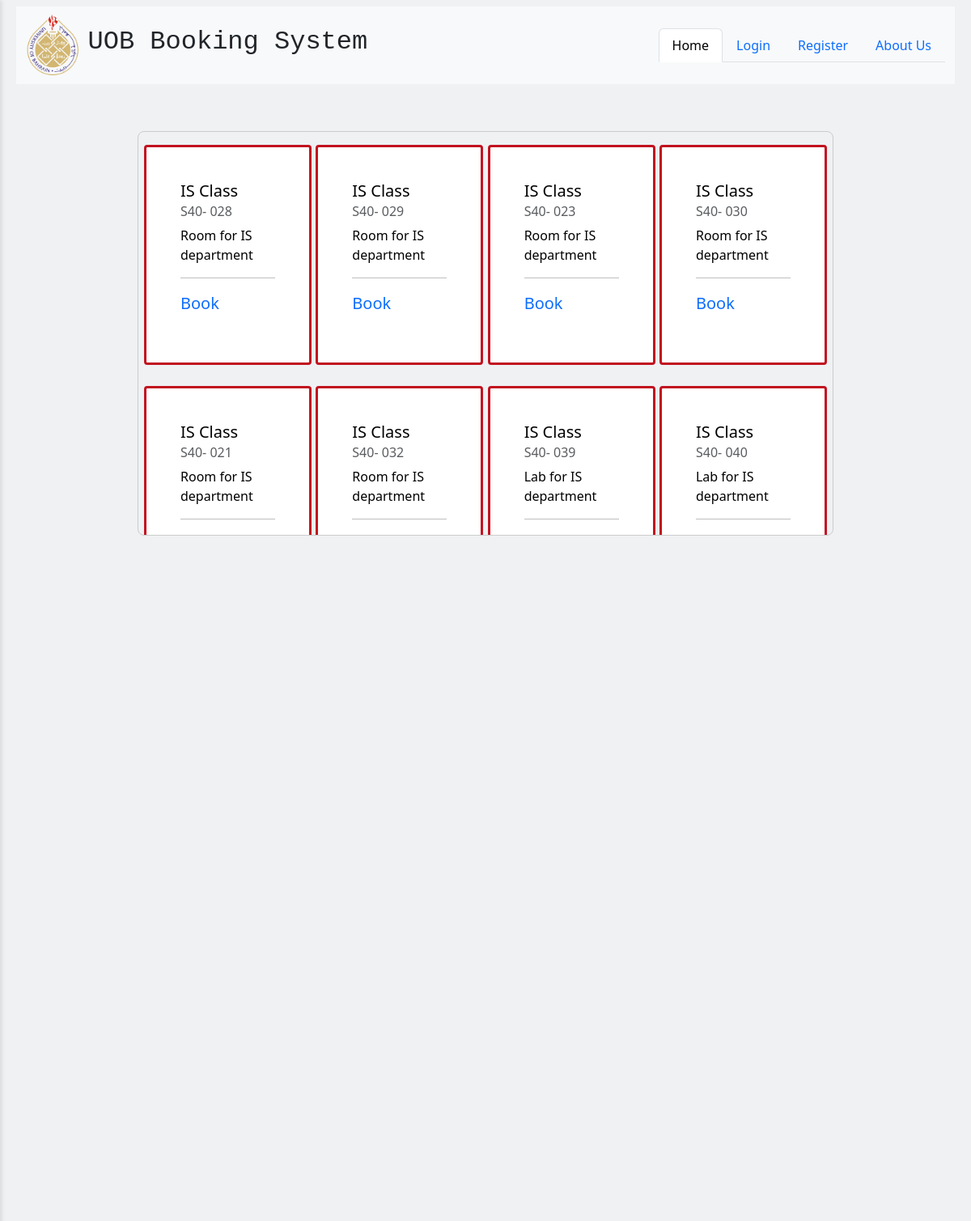
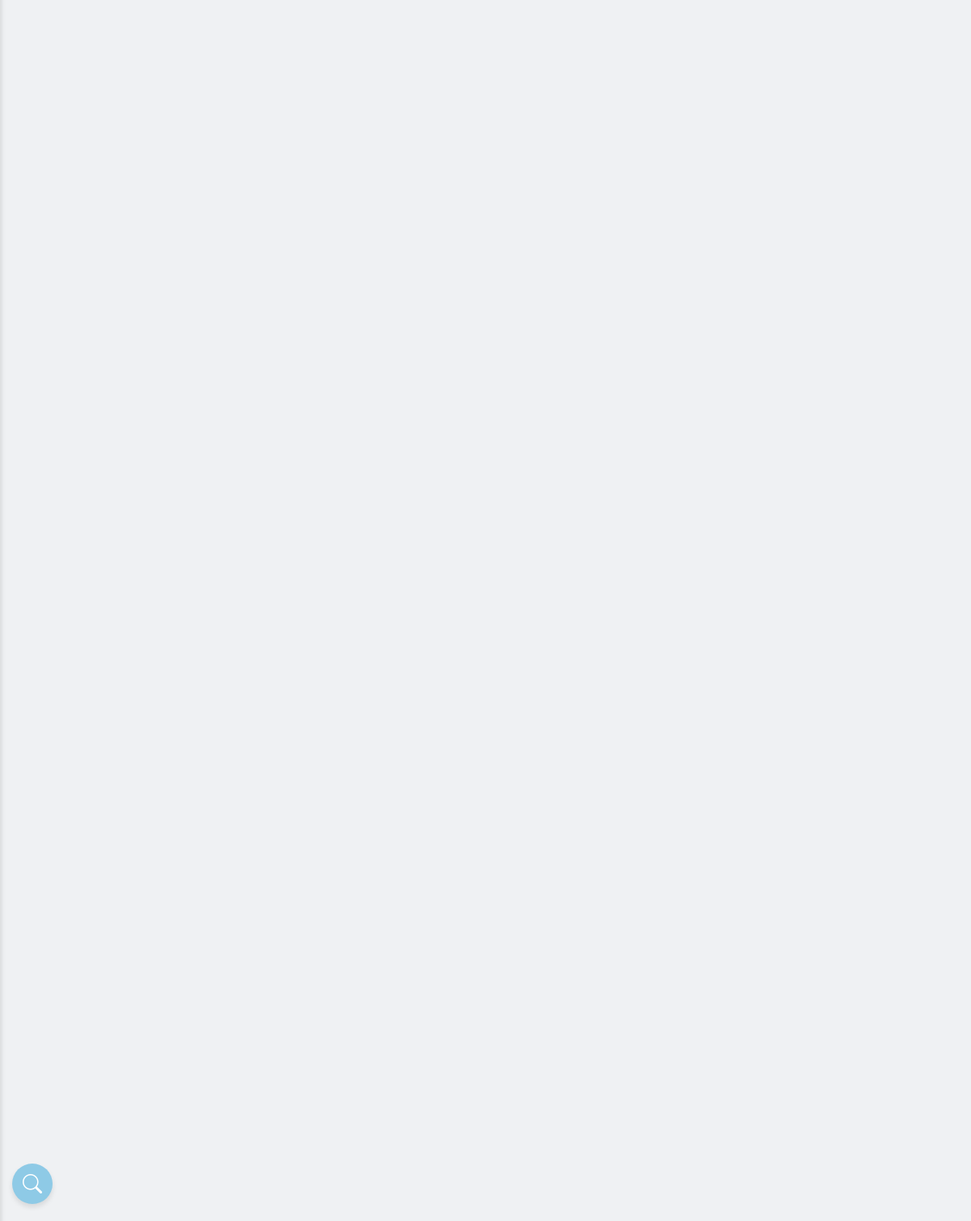
The page / on the database its author committed (2 pictures, top to bottom).
### tables this page shows
CREATE TABLE `rooms` (
  `number` text NOT NULL,
  `Capacity` int(11) NOT NULL,
  `Room_ID` int(11) NOT NULL,
  `Type` text NOT NULL,
  `Description` text NOT NULL,
  `floor` int(11) NOT NULL,
  `department` text NOT NULL,
  `Available_From` time NOT NULL DEFAULT '08:00:00',
  `Available_To` time NOT NULL DEFAULT '20:00:00'
);

### index.php (the view, shortened to what this page needs)
<?php
$loggedin = false;
?>
<!DOCTYPE html>
<html lang="en">
<head>
  <link href="https://cdn.jsdelivr.net/npm/bootstrap@5.3.3/dist/css/bootstrap.min.css" rel="stylesheet"
 />
  <link href="https://cdnjs.cloudflare.com/ajax/libs/font-awesome/5.15.4/css/all.min.css" rel="stylesheet">
  <link href="https://cdn.jsdelivr.net/npm/bootstrap-icons/font/bootstrap-icons.css" rel="stylesheet">
  <link rel="stylesheet" href="css/styles.css">
</head>
<body>
  <div class="container-fluid">
    <header>
      <div class="container-fluid p-2">
        <nav class="navbar navbar-expand-lg bg-body-tertiary">
          <div class="container-fluid">
            <img src="static\UOBLogo.png" alt="UOB" id="UOBLogo" />
            <h2 style="font-family: Lucida Console, Courier New, monospace;">UOB Booking System</h2>
            <div class="collapse navbar-collapse" id="navbarNav">
              <ul class="nav nav-tabs">
                <?php if ($loggedin): ?>
                  <li class="nav-item">
                    <a class="nav-link active" aria-current="page" href="#">Home</a>
                  </li>
                  <li class="nav-item">
                    <a class="nav-link" href="profile/profile.php">Profile</a>
                  </li>
                  <li class="nav-item">
                    <a class="nav-link" href="Dashboard/dashboard.php">Dashboard</a>
                  </li>
                  <?php if (isset($_SESSION['role']) && $_SESSION['role'] == "Admin"): ?>
                    <li class="nav-item">
                      <a class="nav-link" href="admin/adminDash.php">Admin</a>
                    </li>
                  <?php endif; ?>
                  <li class="nav-item">
                    <a class="nav-link" href="AboutUs.php">About Us</a>
                  </li>
                  <li class="nav-item">
                    <a class="nav-link" href="Registration/logout.php">logout</a>
                  </li>
                <?php else: ?>
                  <li class="nav-item">
                    <a class="nav-link active" aria-current="page" href="#">Home</a>
                  </li>
                  <li class="nav-item">
                    <a class="nav-link" href="Registration/login.html">Login</a>
                  </li>
                  <li class="nav-item">
                    <a class="nav-link" href="Registration/register.html">Register</a>
                  </li>
                  <li class="nav-item">
                    <a class="nav-link" href="AboutUs.php">About Us</a>
                  </li>
                <?php endif; ?>
              </ul>
            </div>
          </div>
        </nav>
      </div>
    </header>
    <main>
      <div class="row g-50">
        <div id="searchSidebar" class="search-sidebar">
          <div id="openSidebar" class="toggle-icon">
            <i class="bi bi-search"></i>
          </div>
        </div>
        <div class="col-lg-9 container">
          <div class="scrollable-container" id="cardsSection">
            <?php
            include('database/db.php');
            $sql = "SELECT * FROM rooms";
            $stmt = $pdo->prepare($sql);
            $stmt->execute();
            if ($stmt->rowCount() > 0) {
              while ($row = $stmt->fetch(PDO::FETCH_ASSOC)) {
                $class_name = $row['department'] . " Class";
                $class_subtitle = "S40- " . $row['number'];
                $class_description = $row['Description'];
                $card_color = "";
                switch ($row['department']) {
                  case "CE":
                    $card_color = " border-color: #023e8a; color: #000000; border-width: medium;";
                    break;
                  case "CS":
                    $card_color = " border-color:#F8DE7E ; color: #000000; border-width: medium; ";
                    break;
                  case "IS":
                    $card_color = " border-color: #c1121f;  color: #000000 ; border-width: medium;";
                    break;
                }
                ?>
                <div class="col-lg-3 row g-3">
                  <a href="room_details.php?Room_ID=<?php echo $row['Room_ID']; ?>" class="nav-link card-link">
                    <div class="card" style=" <?php echo $card_color ?> ;">
                      <div class="card-body m-3">
                        <h5 class="card-title"><?php echo $class_name; ?></h5>
                        <h6 class="card-subtitle mb-2 text-muted"><?php echo $class_subtitle; ?></h6>
                        <p class="card-text">
                          <?php echo $class_description; ?>
                        </p>
                        <hr>
                        <a href="Booking/new_reservation.php?room_id=<?php echo $row['Room_ID']; ?>" class="book-link">
                          <p class="book-link">Book</p>
                        </a>
                      </div>
                    </div>
                  </a>
                </div>
                <?php
              }
            } else {
              echo "No classes available.";
            }
            ?>
          </div>
        </div>
      </div>
    </main>
  </div>
</body>
</html>

### css/styles.css (style rules this page uses)
:root { --whitish: #EFF1F3; --blue: #8ebfd5; --yellow: #FED766; --red:#a4161a; }
body { background-color: #EFF1F3; }
h2 { font-family: "Comic Sans MS", "Comic Sans", cursive; margin-left: 10px; display: inline-block; }
#UOBLogo { height: 80px; width: auto; vertical-align: middle; }
.card-link { display: block; text-decoration: none; align-items: center; }
.book-link { display: inline-block; text-align: center; border-radius: 5px; font-size: 1.25rem; text-decoration: none; }
.container { margin-top:30px; display: flex; justify-content: center; padding: 20px; }
.scrollable-container { display: flex; flex-wrap: wrap; justify-content: space-between; max-width: 100%; height: 500px; overflow-y: auto; padding-left: 15px; padding-right: 15px; border: 1px solid #ccc; border-radius: 8px; }
.card { width: 18rem; margin-bottom: 10px; padding: 10px; border: 1px solid #ddd; border-radius: 4px; color: #272727; }
.search-sidebar { position: fixed; top: 0; left: -300px; width: 300px; height: 100%; background: #f8f9fa; box-shadow: 2px 0 5px rgba(0, 0, 0, 0.1); transition: left 0.3s ease; overflow-y: auto; z-index: 1050; }
.toggle-icon { position: fixed; top: 50%; left: 15px; transform: translateY(-50%); background-color: #8ecae6; color: #ffffff; width: 50px; height: 50px; border-radius: 50%; display: flex; align-items: center; justify-content: center; box-shadow: 0 4px 6px rgba(0, 0, 0, 0.1); cursor: pointer; transition: background-color 0.3s, transform 0.3s, left 0.3s; }
.toggle-icon i { font-size: 24px; transition: transform 0.3s ease; }

### rows shown on the page
rooms: department "IS Class", number "S40- 028", Description "Room for IS department"
rooms: department "IS Class", number "S40- 029", Description "Room for IS department"
rooms: department "IS Class", number "S40- 023", Description "Room for IS department"
rooms: department "IS Class", number "S40- 030", Description "Room for IS department"
rooms: department "IS Class", number "S40- 021", Description "Room for IS department"
rooms: department "IS Class", number "S40- 032", Description "Room for IS department"
rooms: department "IS Class", number "S40- 039", Description "Lab for IS department"
rooms: department "IS Class", number "S40- 040", Description "Lab for IS department"
